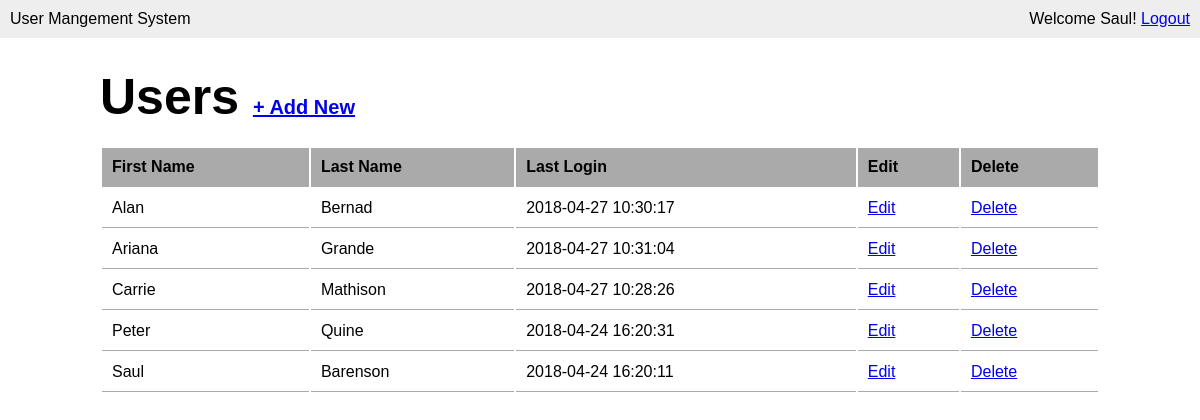
The app's page /users.php (signed in), older data.
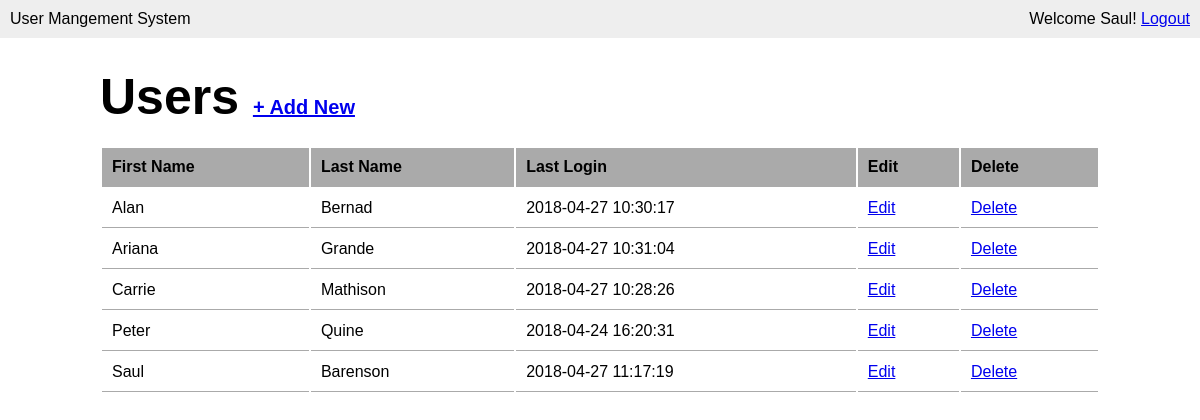
The same page, newer data.
### tables this page shows
CREATE TABLE IF NOT EXISTS `user` (
  `id` int(11) NOT NULL AUTO_INCREMENT,
  `first_name` varchar(100) NOT NULL,
  `last_name` varchar(100) NOT NULL,
  `email` varchar(100) NOT NULL,
  `password` varchar(8) NOT NULL,
  `last_login` datetime DEFAULT CURRENT_TIMESTAMP,
  `is_deleted` tinyint(1) NOT NULL,
  PRIMARY KEY (`id`)
);

### users.php (the view, shortened to what this page needs)
<?php require_once('inc/connection.php'); ?>
<?php
	$user_list = '';
	$query = "SELECT * FROM user WHERE is_deleted=0 ORDER BY first_name";
	$users = mysqli_query($connection, $query);
	while($user = mysqli_fetch_assoc($users)){
		$user_list .= "<tr>";
		$user_list .= "<td>{$user['first_name']}</td>";
		$user_list .= "<td>{$user['last_name']}</td>";
		$user_list .= "<td>{$user['last_login']}</td>";
		$user_list .= "<td><a href=\"modify-user.php?user_id={$user['id']}\">Edit</a></td>";
		$user_list .= "<td><a href=\"delete-user.php?user_id={$user['id']}\" onclick=\"return confirm('Are You Sure?');\">Delete</a></td>";
		$user_list .= "</tr>";
	}
?>
<!DOCTYPE html>
<html lang="en">
<head>
	<link rel="stylesheet" href="css/main.css">
</head>
<body>
	<header>
		<div class="appname">User Mangement System</div>
		<div class="loggedin">Welcome <?php echo $_SESSION['first_name']; ?>! <a href="logout.php">Logout</a></div>
	</header>
	<main>
		<h1>Users <span><a href="add-user.php">+ Add New</a></span></h1>
		<table class="masterlist">
			<tr>
				<th>First Name</th>
				<th>Last Name</th>
				<th>Last Login</th>
				<th>Edit</th>
				<th>Delete</th>
			</tr>
			<?php echo $user_list; ?>
		</table>
	</main>
</body>
</html>

### css/main.css (style rules this page uses)
* { margin: 0; }
body { font-family: Arial, "Helvetica Neue", Helvetica, sans-serif; font-size: 16px; }
header { background: #eee; overflow: auto; padding: 10px; }
header .appname { float: left; }
header .loggedin { float: right; }
main { width: 1000px; margin: 30px auto; }
main h1 { margin-bottom: 20px; font-size: 50px; }
main h1 span { font-size: 20px; }
table.masterlist { width: 100%; }
table.masterlist th { background: #aaa; border-collapse: collapse; text-align: left; }
table.masterlist th, table.masterlist td { padding: 10px; border-bottom: 1px solid #aaa; }

Row changes from the older to the newer data that the page shows:
changed user "Saul": last_login "2018-04-24 16:20:11" → "2018-04-27 11:17:19"
